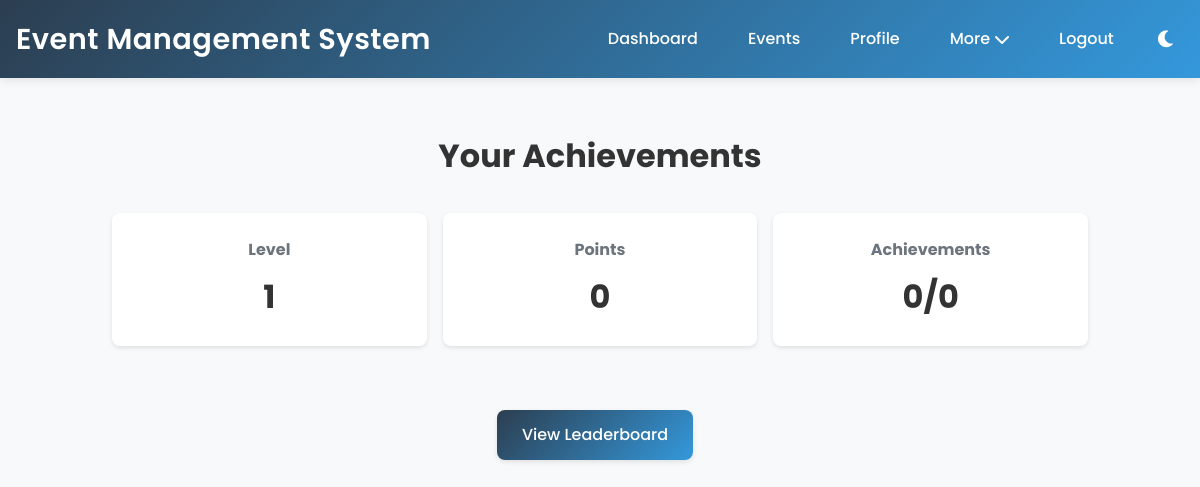
Page /achievements (signed in) on the earlier database version.
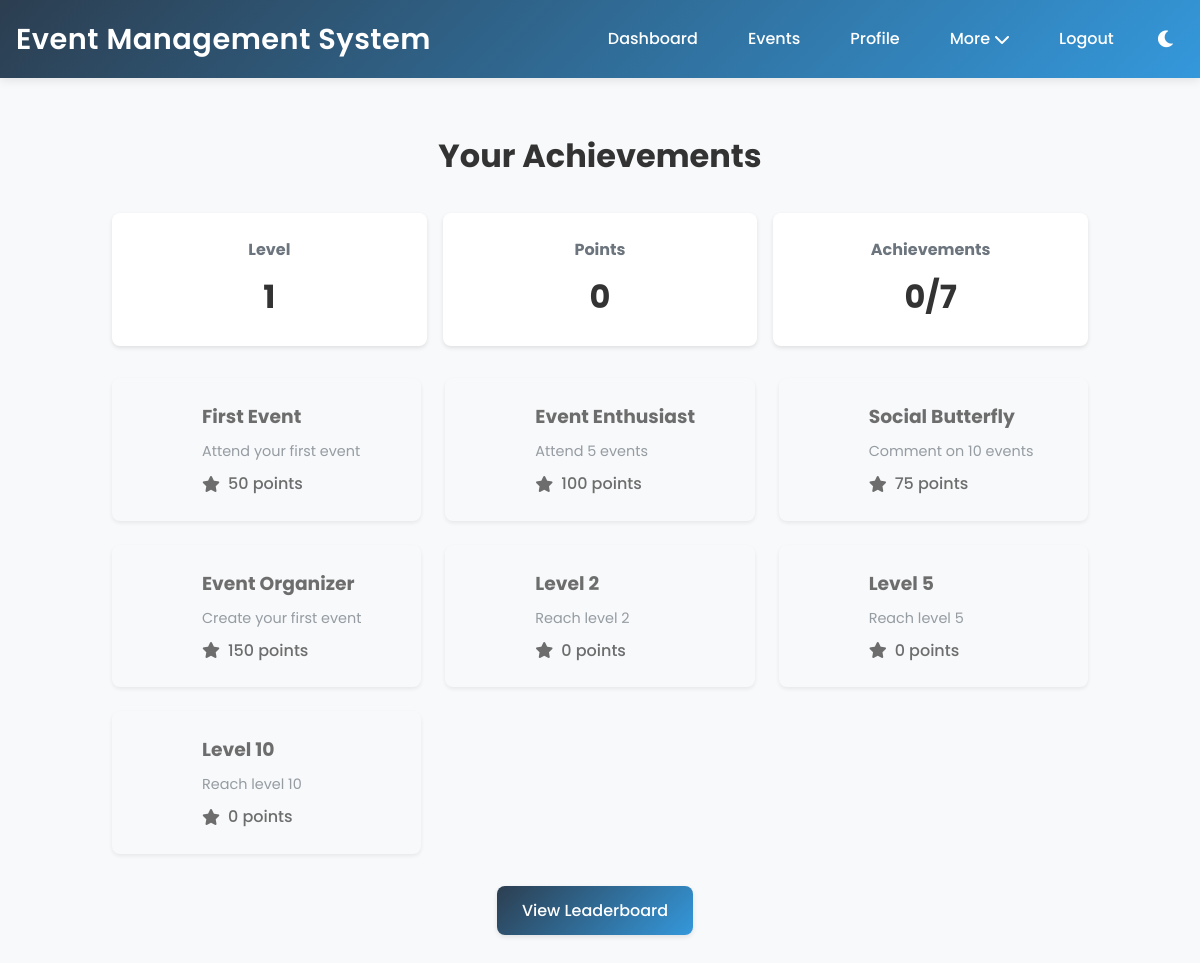
Same page on the later database version.
### app.py (models this page shows)
class UserPoints(db.Model):
    id = db.Column(db.Integer, primary_key=True)
    user_id = db.Column(db.Integer, db.ForeignKey('user.id'), nullable=False)
    points = db.Column(db.Integer, default=0)
    level = db.Column(db.Integer, default=1)
    user = db.relationship('User', backref=db.backref('points', uselist=False))

class Achievement(db.Model):
    id = db.Column(db.Integer, primary_key=True)
    name = db.Column(db.String(100), nullable=False)
    description = db.Column(db.Text, nullable=False)
    points = db.Column(db.Integer, nullable=False)
    icon = db.Column(db.String(100))
    created_at = db.Column(db.DateTime, default=datetime.utcnow)

### app.py (the view)
@app.route('/achievements')
@login_required
def achievements():
    all_achievements = Achievement.query.all()
    user_achievements = {ua.achievement_id for ua in current_user.achievements}
    return render_template('achievements.html',
                         achievements=all_achievements,
                         user_achievements=user_achievements)

### app.py (called while the page is built)
@login_manager.user_loader
def load_user(user_id):
    return User.query.get(int(user_id))

### templates/achievements.html (shortened to what this page needs)
{% extends "base.html" %}
{% block content %}
<div class="achievements-container">
    <div class="achievements-header">
        <h1>Your Achievements</h1>
        <div class="user-stats">
            <div class="stat-card">
                <h3>Level</h3>
                <p class="stat-value">{{ current_user.points.level if current_user.points else 1 }}</p>
            </div>
            <div class="stat-card">
                <h3>Points</h3>
                <p class="stat-value">{{ current_user.points.points if current_user.points else 0 }}</p>
            </div>
            <div class="stat-card">
                <h3>Achievements</h3>
                <p class="stat-value">{{ current_user.achievements|length }}/{{ achievements|length }}</p>
            </div>
        </div>
    </div>
    <div class="achievements-grid">
        {% for achievement in achievements %}
            <div class="achievement-card {% if achievement.id in user_achievements %}earned{% else %}locked{% endif %}">
                <div class="achievement-icon">
                </div>
                <div class="achievement-info">
                    <h3>{{ achievement.name }}</h3>
                    <p>{{ achievement.description }}</p>
                    <div class="achievement-points">
                        <i class="fas fa-star"></i>
                        <span>{{ achievement.points }} points</span>
                    </div>
                </div>
            </div>
        {% endfor %}
    </div>
    <div class="leaderboard-link">
        <a href="{{ url_for('leaderboard') }}" class="btn btn-primary">View Leaderboard</a>
    </div>
</div>
{% endblock %}

### templates/base.html (shortened to what this page needs)
<!DOCTYPE html>
<html lang="en">
<head>
    <link rel="stylesheet" href="https://cdnjs.cloudflare.com/ajax/libs/font-awesome/6.0.0/css/all.min.css">
</head>
<body>
    <header class="header">
        <h1>Event Management System</h1>
        <div style="display: flex; align-items: center; gap: 20px;">
            <nav class="nav-links">
                {% if current_user and current_user.is_authenticated %}
                    <a href="{{ url_for('dashboard') }}">Dashboard</a>
                    <a href="{{ url_for('upcoming_events') }}">Events</a>
                    <a href="{{ url_for('profile') }}">Profile</a>
                    <div class="dropdown">
                        <a href="#" class="dropdown-toggle">
                            More <i class="fas fa-chevron-down"></i>
                        </a>
                    </div>
                    <a href="{{ url_for('logout') }}">Logout</a>
                {% elif request.endpoint not in ['login', 'register'] %}
                    <a href="{{ url_for('login') }}">Login</a>
                    <a href="{{ url_for('register') }}">Register</a>
                {% endif %}
            </nav>
            <button class="theme-toggle" onclick="toggleTheme()">
                <i class="fas fa-moon"></i>
            </button>
        </div>
    </header>
    <div class="container">
        {% block content %}{% endblock %}
    </div>
</body>
</html>

### templates/base.html (style rules this page uses)
:root { --bg-color: #f8f9fa; --text-color: #333; --card-bg: white; --header-bg: linear-gradient(135deg, #2c3e50, #3498db); --border-color: #e9ecef; --input-bg: white; --shadow-color: rgba(0, 0, 0, 0.1); --secondary-text: #6c757d; --heading-color: #2c3e50; }
* { margin: 0; padding: 0; box-sizing: border-box; }
body { font-family: 'Poppins', sans-serif; line-height: 1.6; background-color: var(--bg-color); color: var(--text-color); transition: background-color 0.3s, color 0.3s; }
.container { width: 90%; max-width: 1200px; margin: 0 auto; padding: 20px; }
.header { background: var(--header-bg); color: white; padding: 1rem; display: flex; justify-content: space-between; align-items: center; box-shadow: 0 2px 10px var(--shadow-color); position: sticky; top: 0; z-index: 1000; }
.header h1 { font-size: 1.8rem; font-weight: 600; letter-spacing: 0.5px; }
.nav-links { display: flex; gap: 20px; }
.nav-links a { color: white; text-decoration: none; padding: 8px 15px; border-radius: 5px; transition: all 0.3s ease; font-weight: 500; position: relative; }
.nav-links a::after { content: ''; position: absolute; bottom: 0; left: 50%; width: 0; height: 2px; background-color: white; transition: all 0.3s ease; transform: translateX(-50%); }
.btn { display: inline-block; background: linear-gradient(135deg, #2c3e50, #3498db); color: white; padding: 12px 25px; border: none; border-radius: 8px; cursor: pointer; text-decoration: none; margin-right: 10px; font-weight: 500; transition: all 0.3s ease; box-shadow: 0 2px 5px var(--shadow-color); }
.theme-toggle { background: none; border: none; color: white; cursor: pointer; padding: 8px; border-radius: 50%; display: flex; align-items: center; justify-content: center; transition: background-color 0.3s; }
.theme-toggle i { font-size: 1.2rem; }
.dropdown { position: relative; display: inline-block; }
.dropdown-toggle { display: flex; align-items: center; gap: 5px; }

### templates/achievements.html (style rules this page uses)
.achievements-container { max-width: 1200px; margin: 0 auto; padding: 2rem; }
.achievements-header { text-align: center; margin-bottom: 2rem; }
.user-stats { display: grid; grid-template-columns: repeat(auto-fit, minmax(200px, 1fr)); gap: 1rem; margin: 2rem 0; }
.stat-card { background-color: var(--card-bg); padding: 1.5rem; border-radius: 8px; text-align: center; box-shadow: 0 2px 4px rgba(0, 0, 0, 0.1); }
.stat-card h3 { margin: 0; color: var(--secondary-text); font-size: 1rem; }
.stat-value { font-size: 2rem; font-weight: bold; color: var(--primary-color); margin: 0.5rem 0 0; }
.achievements-grid { display: grid; grid-template-columns: repeat(auto-fill, minmax(300px, 1fr)); gap: 1.5rem; margin-bottom: 2rem; }
.achievement-card { background-color: var(--card-bg); padding: 1.5rem; border-radius: 8px; display: flex; align-items: center; gap: 1rem; position: relative; box-shadow: 0 2px 4px rgba(0, 0, 0, 0.1); opacity: 0.7; transition: all 0.3s ease; }
.achievement-card.locked { background-color: var(--bg-color); }
.achievement-icon { width: 50px; height: 50px; background-color: var(--primary-color); border-radius: 50%; display: flex; align-items: center; justify-content: center; color: white; font-size: 1.5rem; }
.achievement-info { flex: 1; }
.achievement-info h3 { margin: 0 0 0.5rem; color: var(--text-color); }
.achievement-info p { margin: 0; color: var(--secondary-text); font-size: 0.9rem; }
.achievement-points { display: flex; align-items: center; gap: 0.5rem; margin-top: 0.5rem; color: var(--primary-color); font-weight: 500; }
.leaderboard-link { text-align: center; margin-top: 2rem; }

Differences in the rows shown:
added UserPoints: points "1", points "0"
added Achievement: name "First Event", description "Attend your first event", points "50"
added Achievement: name "Event Enthusiast", description "Attend 5 events", points "100"
added Achievement: name "Social Butterfly", description "Comment on 10 events", points "75"
added Achievement: name "Event Organizer", description "Create your first event", points "150"
added Achievement: name "Level 2", description "Reach level 2", points "0"
added Achievement: name "Level 5", description "Reach level 5", points "0"
added Achievement: name "Level 10", description "Reach level 10", points "0"
Other differences:
{{ achievements|length }}: "0" → "7"
{{ current_user.points.level if current_user.points else 1 }}: "1" → (not shown)
{{ current_user.points.points if current_user.points else 0 }}: "0" → (not shown)
